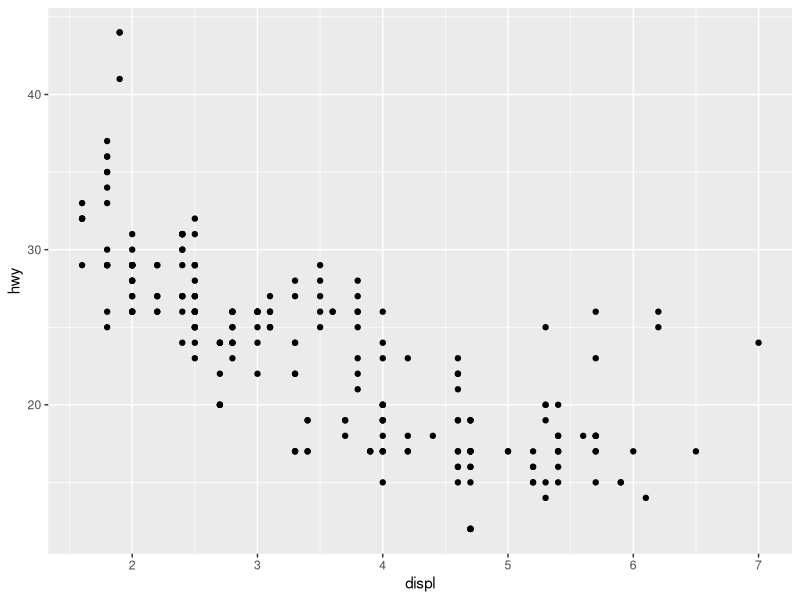
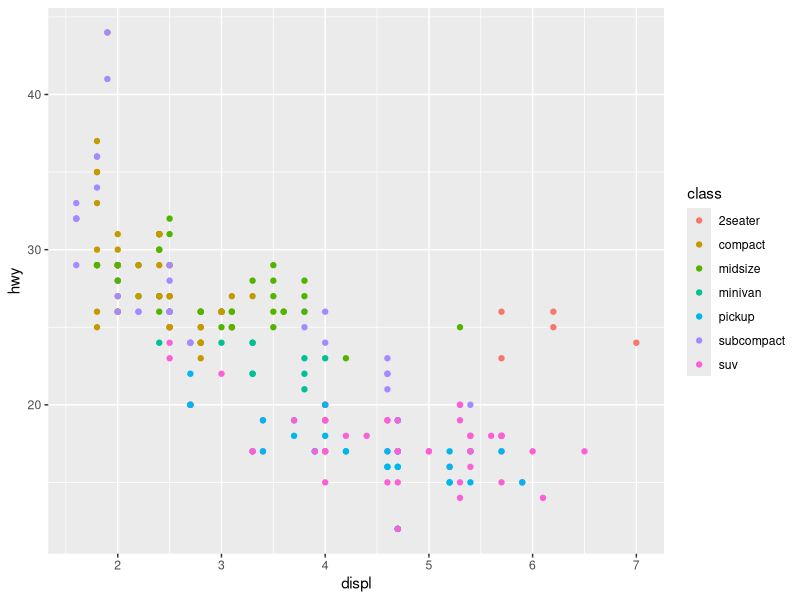
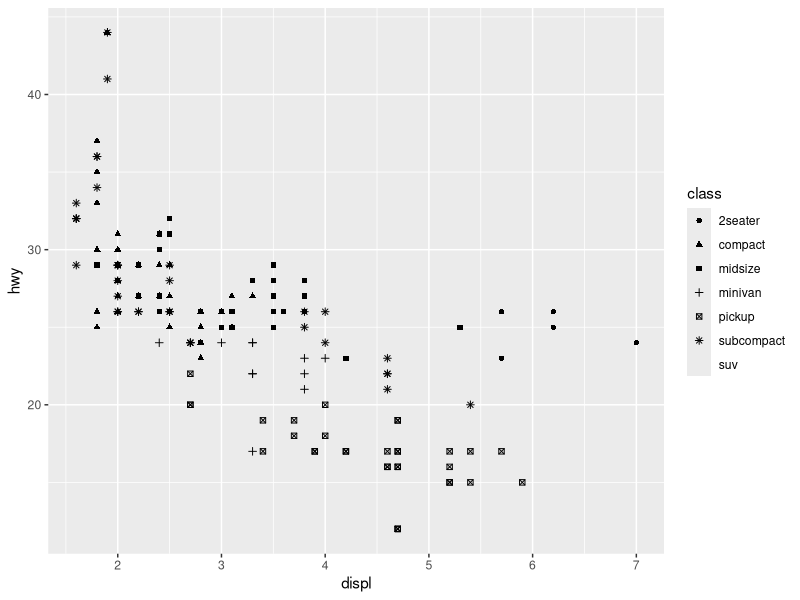
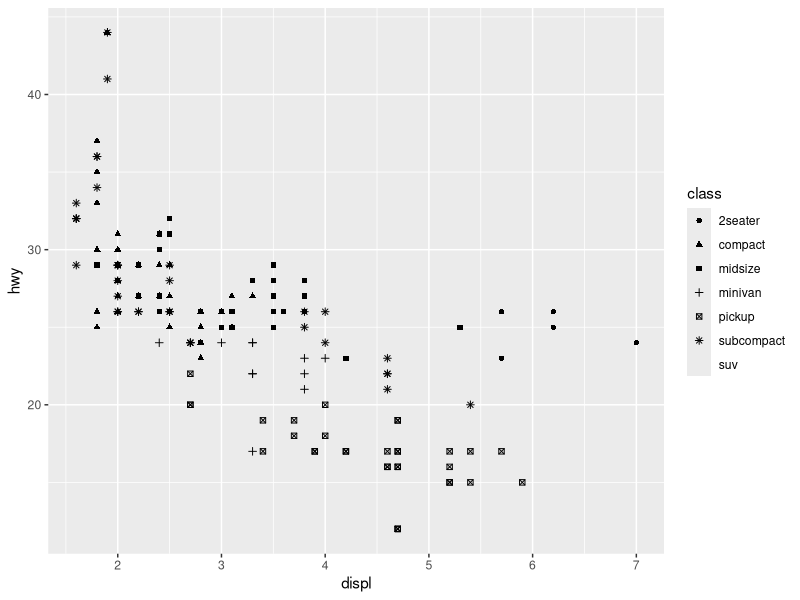

Generate these figures, in order, with R:
## ---- chunk 1
knitr::opts_chunk$set(echo = TRUE)

library(tidyverse)
## ---- chunk 2
# data()
# ?mpg
#mpg
g <- ggplot(data = mpg, aes(x = displ, y = hwy))
g + geom_point()
## ---- chunk 3

g + geom_point(aes(color = class))
## ---- chunk 4
s <- ggplot(data = mpg, aes(x = displ, y = hwy, shape = class))
s + geom_point()

## ---- chunk 5
ss <- ggplot(data = mpg, aes(x = displ, y = hwy, shape = class))
ss + geom_point()

